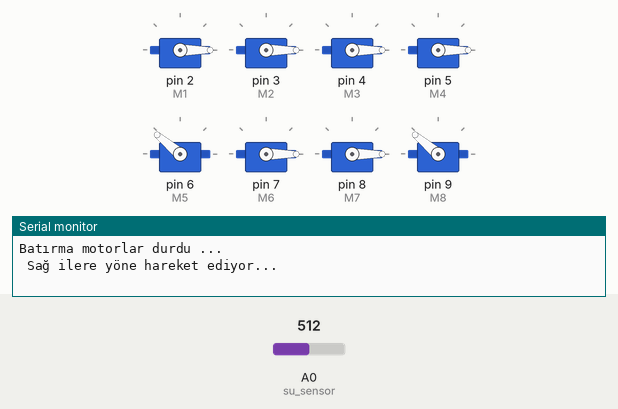
Simulated run of this sketch. Board: Arduino Mega 2560, built with avr-gcc and run on an emulated ATmega2560. On the bench: 8 × servo, the last lines printed to the serial monitor. The test bench sets the inputs (shaded band); at power-on: A0 (su_sensor) = 512.

Above: at 10.2 s.
10.3 s: A0 (su_sensor) set to 882
11.8 s: A0 (su_sensor) set to 911
At 12.6 s:
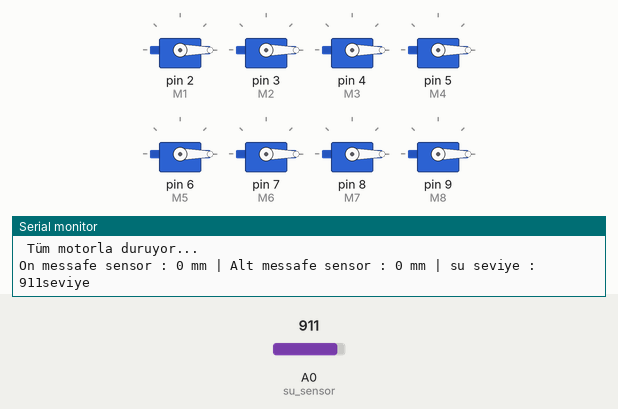
13.3 s: A0 (su_sensor) set to 900
At 13.6 s:
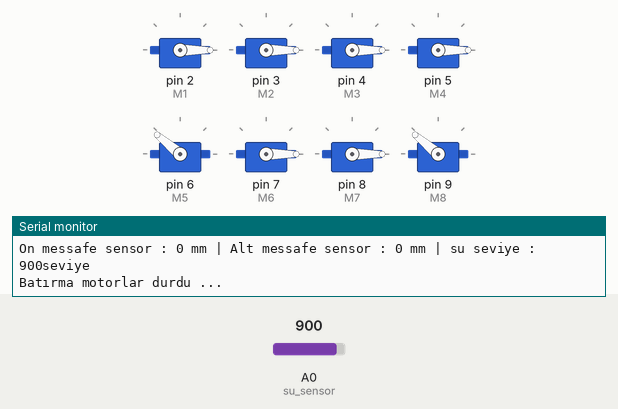
14.8 s: A0 (su_sensor) set to 1010
At 16.1 s:
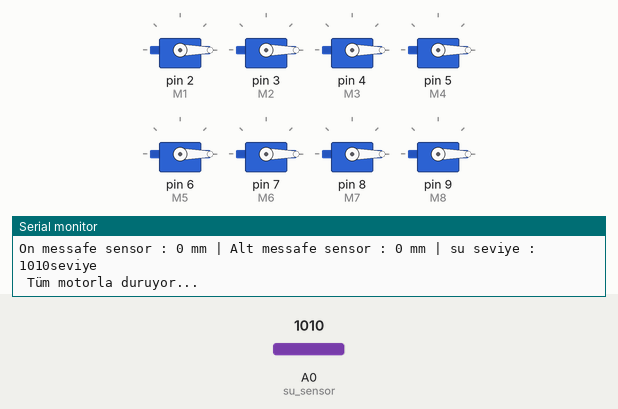
Timing chart, 0 to 17.3 s (numbered marks = the images above; inputs shaded):
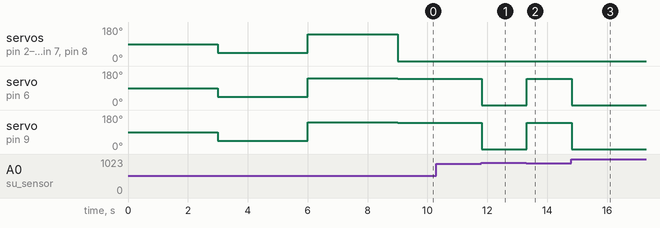

Measured:
- the behaviour switches between 900 and 901 on A0 (su_sensor) (found by bisection; images 0 and 1)
- after the input at 11.8 s, servo on pin 6 (M5), servo on pin 9 (M8): 140° → 0° at once
- after the input at 13.3 s, servo on pin 6 (M5), servo on pin 9 (M8): 0° → 140° at once
- after the input at 14.8 s, servo on pin 6 (M5), servo on pin 9 (M8): 140° → 0° at once

The sketch:

su_alti_otonom_cod_taslak_2.ino
```cpp
#include <SoftwareSerial.h>
#include <Servo.h>
/******************************** aracı şekil**********************
 *           *
 *          * *
 * M8  O---*   *---O M1
 *     |   *   *   |
 * M7   O  *   *  O  M2
 *     |   *   *   |
 * M6   O  *   *  O  M3
 *     |   *   *   |
 * M5  O---*   *---O M4
 *         *---*
 *
 *  Motorlar isimlendirilmiş şekil
 *
 *
 */

//yeşil kablo rx
//mavi kablo tx

Servo M1;
Servo M2;
Servo M3;
Servo M4;
Servo M5;
Servo M6;
Servo M7;
Servo M8;

#define MIN_PULSE_LENGTH 1000
#define MAX_PULSE_LENGTH 2000

int sabit_hiz_ilere=140 ;
int sabit_hiz_geri=90 ;
int durmak_hizi=0 ;

unsigned char data_buffer1[4] = {0}; // Array to store incoming serial data
unsigned char data_buffer2[4] = {0}; // Array to store incoming serial data
int distance1 = 0;// Integer to store distance
unsigned char CS1;// Variable to hold checksum
int distance2 = 0;// Integer to store distance
unsigned char CS2;// Variable to hold checksum
int on_sensor_messafe;
int alt_sensor_messafe;

int su_sensor = A0;
int su_seviye_val;

void setup() {

  Serial.begin(115200);// Set up serial monitor
  Serial1.begin(9600);// Set up software serial port 1
  Serial2.begin(9600);// Set up software serial port 2
  M1.attach(2);
  M2.attach(3);
  M3.attach(4);
  M4.attach(5);
  M5.attach(6);
  M6.attach(7);
  M7.attach(8);
  M8.attach(9);

  delay(3000);
  M1.writeMicroseconds(MIN_PULSE_LENGTH);
  M2.writeMicroseconds(MIN_PULSE_LENGTH);
  M3.writeMicroseconds(MIN_PULSE_LENGTH);
  M4.writeMicroseconds(MIN_PULSE_LENGTH);
  M5.writeMicroseconds(MIN_PULSE_LENGTH);
  M6.writeMicroseconds(MIN_PULSE_LENGTH);
  M7.writeMicroseconds(MIN_PULSE_LENGTH);
  M8.writeMicroseconds(MIN_PULSE_LENGTH);
  delay(3000);
  M1.writeMicroseconds(MAX_PULSE_LENGTH);
  M2.writeMicroseconds(MAX_PULSE_LENGTH);
  M3.writeMicroseconds(MAX_PULSE_LENGTH);
  M4.writeMicroseconds(MAX_PULSE_LENGTH);
  M5.writeMicroseconds(MAX_PULSE_LENGTH);
  M6.writeMicroseconds(MAX_PULSE_LENGTH);
  M7.writeMicroseconds(MAX_PULSE_LENGTH);
  M8.writeMicroseconds(MAX_PULSE_LENGTH);
  delay(3000);
}

void loop() {

  // Run if data available
  if (Serial1.available() > 0 || Serial2.available() > 0) {

    delay(4);

    // Check for packet header character 0xff
    if (Serial1.read() == 0xff || Serial2.read() == 0xff) {
      // Insert header into array
      data_buffer1[0] = 0xff;
      data_buffer2[0] = 0xff;
      // Read remaining 3 characters of data and insert into array
      for (int i = 1; i < 4; i++) {
        data_buffer1[i] = Serial1.read();
        data_buffer2[i] = Serial2.read();
      }

      //Compute checksum
      CS1 = data_buffer1[0] + data_buffer1[1] + data_buffer1[2];
      CS2 = data_buffer2[0] + data_buffer2[1] + data_buffer2[2];
      // If checksum is valid compose distance from data
      if (data_buffer1[3] == CS1) { // distance avant
        distance1 = (data_buffer1[1] << 8) + data_buffer1[2];
      }
      if (data_buffer2[3] == CS2) { //distance du bas
        distance2 = (data_buffer2[1] << 8) + data_buffer2[2];
      }
    }
  }

  on_sensor_messafe = distance1;
  alt_sensor_messafe = distance2;
  su_seviye_val = su_seviye_sensor();
  print_sensor_value(on_sensor_messafe,alt_sensor_messafe,su_seviye_val);
/**************************************************** CODE ****************************************************************************************/

  if(su_seviye_val >900){
    dur();
  }

  else{
    if(alt_sensor_messafe > 1000){
      asag();
    }
    else{
     dur_asag();
      if(on_sensor_messafe > 1500){
        ilere();
      }
      else{
        sag_ileri();
      }
    }
  }
}

//print sensor value funksyion
void print_sensor_value(int val1,int val2,int val3){
  Serial.print("On messafe sensor : ");
  Serial.print(val1);
  Serial.print(" mm");
  Serial.print(" | ");
  Serial.print("Alt messafe sensor : ");
  Serial.print(val2);
  Serial.print(" mm");
  Serial.print(" | ");
  Serial.print("su seviye : ");
  Serial.print(val3);
  Serial.println("seviye");
}
// Su seviye sensor fonksiyonu

int su_seviye_sensor(){
  int suseviye_val = analogRead(su_sensor);
  return suseviye_val;
}

//hareket fonksyonları

void ilere(){
  M1.write(sabit_hiz_ilere);
  M4.write(sabit_hiz_ilere);
  M5.write(sabit_hiz_ilere);
  M8.write(sabit_hiz_ilere);
  Serial.println(" Ilere yöne hareket ediyor...");
}

void  geri(){
  M1.write(sabit_hiz_geri);
  M4.write(sabit_hiz_geri);
  M5.write(sabit_hiz_geri);
  M8.write(sabit_hiz_geri);
  Serial.println(" geriye yöne hareket ediyor...");
}

void sag_ileri(){ //ilere hiz ile
  M1.write(durmak_hizi);
  M4.write(durmak_hizi);
  M5.write(sabit_hiz_ilere);
  M8.write(sabit_hiz_ilere);
  Serial.println(" Sağ ilere yöne hareket ediyor...");
}

void sag_geri(){//geri hiz ile
  M1.write(sabit_hiz_geri);
  M4.write(sabit_hiz_geri);
  M5.write(durmak_hizi);
  M8.write(durmak_hizi);
  Serial.println(" Sağ geriye yöne hareket ediyor...");
}

void spin_sag(){//spin saga geri
  M1.write(sabit_hiz_geri);
  M4.write(sabit_hiz_geri);
  M5.write(sabit_hiz_ilere);
  M8.write(sabit_hiz_ilere);
  Serial.println(" Sağ tarafa kendin etrafında dönüyor...");
}

void sol_ileri(){//ilere hiz ile
  M1.write(sabit_hiz_ilere);
  M4.write(sabit_hiz_ilere);
  M5.write(durmak_hizi);
  M8.write(durmak_hizi);
  Serial.println(" Sol ilere yöne hareket ediyor...");
}

void sol_geri(){ //geri hiz ile
  M1.write(durmak_hizi);
  M4.write(durmak_hizi);
  M5.write(sabit_hiz_geri);
  M8.write(sabit_hiz_geri);
  Serial.println(" Sol geriye yöne hareket ediyor...");
}

void spin_sol(){
  M1.write(sabit_hiz_ilere);
  M4.write(sabit_hiz_ilere);
  M5.write(sabit_hiz_geri);
  M8.write(sabit_hiz_geri);
  Serial.println(" Sol tarafa kendin etrafında dönüyor...");
}

void yukari(){
  M2.write(sabit_hiz_ilere);
  M3.write(sabit_hiz_ilere);
  M6.write(sabit_hiz_ilere);
  M7.write(sabit_hiz_ilere);
  Serial.println(" yukari yöne hareket ediyor...");
}

void asag(){
  M2.write(sabit_hiz_geri);
  M3.write(sabit_hiz_geri);
  M6.write(sabit_hiz_geri);
  M7.write(sabit_hiz_geri);
  Serial.println(" Aşağa yöne hareket ediyor...");
}
void dur_asag(){
  M2.write(durmak_hizi);
  M3.write(durmak_hizi);
  M6.write(durmak_hizi);
  M7.write(durmak_hizi);
  Serial.println("Batırma motorlar durdu ...");
}
void dur(){
  M1.write(durmak_hizi);
  M2.write(durmak_hizi);
  M3.write(durmak_hizi);
  M4.write(durmak_hizi);
  M5.write(durmak_hizi);
  M6.write(durmak_hizi);
  M7.write(durmak_hizi);
  M8.write(durmak_hizi);
  Serial.println(" Tüm motorla duruyor...");
}


// penser a ajouter les autres fonctions de control
```
